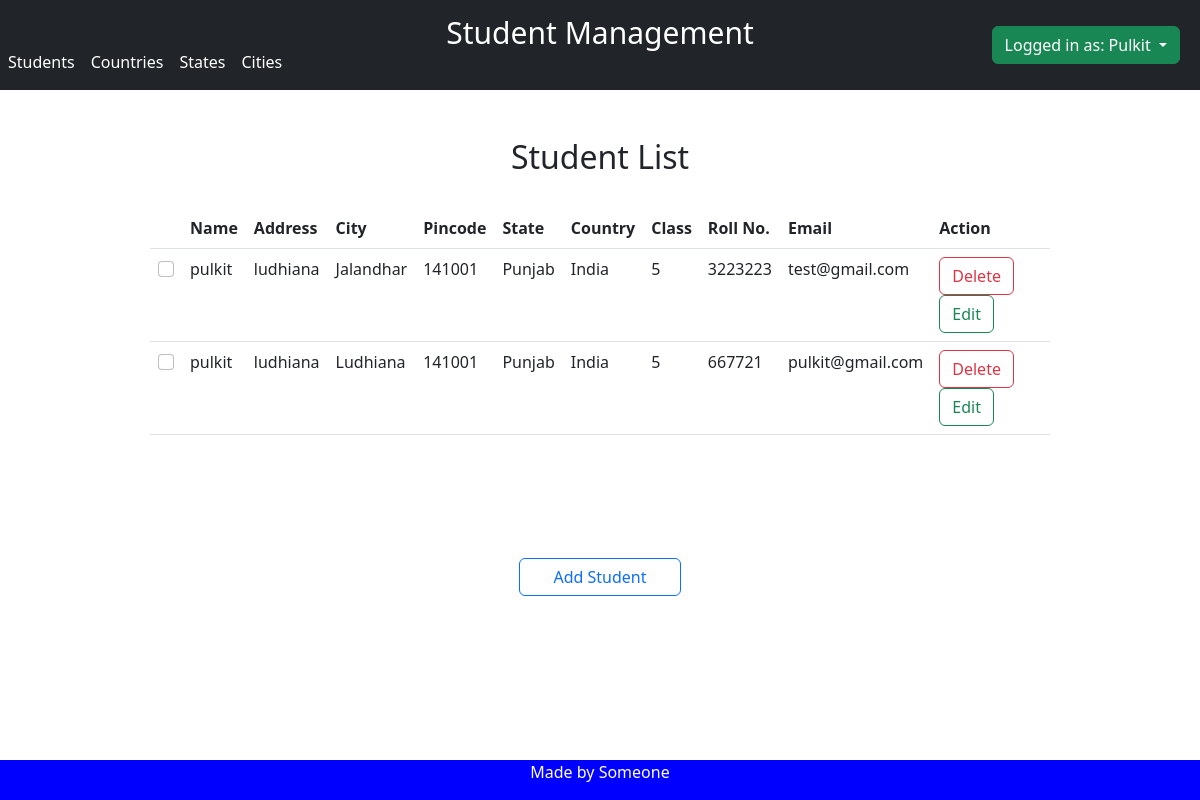
Screenshot of /index (signed in) with the database file from the repository.
### models.py (models this page shows, shortened)
class Student(db.Model):
    __tablename__ = "student"
    id = db.Column(db.Integer, primary_key=True)
    name = db.Column(db.String(100))
    addr = db.Column(db.String(100))
    city_id = db.Column(db.Integer, db.ForeignKey('city.id'))
    city = db.relationship('City')
    state_id = db.Column(db.Integer, db.ForeignKey('state.id'))
    state = db.relationship('State')
    country_id = db.Column(db.Integer, db.ForeignKey('country.id'))
    country = db.relationship('Country')
    pin = db.Column(db.String(100))
    standard = db.Column(db.String(100))
    roll_no = db.Column(db.String(100))
    email = db.Column(db.String(100))

class City(db.Model):
    __tablename__ = "city"
    id = db.Column(db.Integer, primary_key=True)
    name = db.Column(db.String(100))
    state_id = db.Column(db.Integer, db.ForeignKey('state.id'))
    state = db.relationship('State')
    country_id = db.Column(db.Integer, db.ForeignKey('country.id'))
    country = db.relationship('Country')

class State(db.Model):
    __tablename__ = "state"
    id = db.Column(db.Integer, primary_key=True)
    name = db.Column(db.String(100))
    country_id = db.Column(db.Integer, db.ForeignKey('country.id'))
    country = db.relationship('Country')

class Country(db.Model):
    __tablename__ = "country"
    id = db.Column(db.Integer, primary_key=True)
    name = db.Column(db.String(100))

### app.py (the view)
@app.route('/index')
def index():
    if 'username' in session:
        students = Student.query.order_by(desc(Student.id))
        return render_template('show_student_list.html', students=students)
    return render_template('login.html')

### templates/show_student_list.html (shortened to what this page needs)
{%extends "skel.html"%}
{%block content%}
<br>
<br>
<h2 style="text-align:center">Student List</h2>
<br>
<div class="w-75" style="overflow-y:scroll;height:350px; margin:auto;">
    <form method="post">
        <table class="table table-hover" id="tb">
            <thead>
            <tr>
                <th></th>
                <th>Name</th>
                <th>Address</th>
                <th>City</th>
                <th>Pincode</th>
                <th>State</th>
                <th>Country</th>
                <th>Class</th>
                <th>Roll No.</th>
                <th>Email</th>
                <th>Action</th>
            </tr>
            </thead>
            <tbody>
            {% for student in students %}
            <tr>
                <td>
                    <input class="form-check-input" name="check-box" type="checkbox" value="{{student.id}}">
                </td>
                <td>{{ student.name }}</td>
                <td>{{ student.addr }}</td>
                <td>{{ student.city.name }}</td>
                <td>{{ student.pin }}</td>
                <td>{{ student.state.name }}</td>
                <td>{{ student.country.name }}</td>
                <td>{{ student.standard }}</td>
                <td>{{ student.roll_no }}</td>
                <td>{{ student.email }}</td>
                <td>
                    <button type="button" class="btn btn-outline-danger"
                            onclick="location.href='{{url_for('redirect_to_del_record', student_id = student.id)}}'">
                        Delete
                    </button>
                    <button type="button" class="btn btn-outline-success"
                            onclick="location.href='{{url_for('redirect_to_update_record', student_id = student.id)}}'">
                        Edit
                    </button>
                </td>
            </tr>
            {% endfor %}
            </tbody>
        </table>
    </form>
</div>
<div class="container">
    <div class="row w-50" style="margin:auto">
        <div class="col-sm">
        </div>
        <div class="col-sm">
            <button type="button" class="btn btn-outline-primary w-100"
                    onclick="location.href='{{url_for('add_students')}}'">Add
                Student
            </button>
        </div>
        <div class="col-sm">
        </div>
    </div>
</div>
<br><br><br><br>
{%endblock%}

### templates/skel.html (shortened to what this page needs)
<!DOCTYPE html>
<html lang="en">
<head>
    <link href="https://cdn.jsdelivr.net/npm/bootstrap@5.2.1/dist/css/bootstrap.min.css" rel="stylesheet"
>
</head>
<body>
<nav class="navbar navbar-expand-sm navbar-dark bg-dark">
    <a href="{{url_for('index')}}" class="navbar-brand">Student Management</a>
    <div class="collapse navbar-collapse align-self-end" id="navbarMenu">
        <ul class="navbar-nav">
            <li class="nav-item">
                <a href="{{url_for('show_all_students')}}" class="nav-link active">Students</a>
            </li>
            <li class="nav-item">
                <a href="{{url_for('show_all_country')}}" class="nav-link active">Countries</a>
            </li>
        </ul>
        <ul class="navbar-nav ml-auto">
            <li class="nav-item ">
                <a href="{{url_for('show_all_states')}}" class="nav-link active">States</a>
            </li>
            <li class="nav-item">
                <a href="{{url_for('show_all_cities')}}" class="nav-link active">Cities</a>
            </li>
        </ul>
    </div>
    <div class="dropdown show nav-item" style="margin-right: 20px">
        <a class="btn btn-success dropdown-toggle" href="#" role="button" id="dropdownMenuLink" data-toggle="dropdown"
           aria-haspopup="true" aria-expanded="false">
            Logged in as: {{session.username.capitalize()}}
        </a>
    </div>
</nav>
{%block content%}{%endblock%}
{% include "footer.html" %}
</body>
</html>

### templates/footer.html (shortened to what this page needs)
<div class="footer">
  <p>Made by Someone</p>
</div>

### templates/skel.html (style rules this page uses)
@media (min-width: 567px) { .navbar-brand { position: absolute; top: 5px; left: 50%; transform: translateX(-50%); } }
@media (min-width: 567px) { .navbar { min-height: 90px; } }
.navbar-brand { font-size:30px; }

### templates/footer.html (style rules this page uses)
.footer { position: fixed; left: 0; bottom: 0; width: 100%; background-color: blue; color: white; text-align: center; }

### rows the page displays
Student: name "pulkit", addr "ludhiana", city.name "Jalandhar", pin "141001", state.name "Punjab", country.name "India", standard "5", roll_no "3223223", email "test@gmail.com"
Student: name "pulkit", addr "ludhiana", city.name "Ludhiana", pin "141001", state.name "Punjab", country.name "India", standard "5", roll_no "667721", email "pulkit@gmail.com"

### other values shown
{{ session.username.capitalize() }} "Pulkit"
